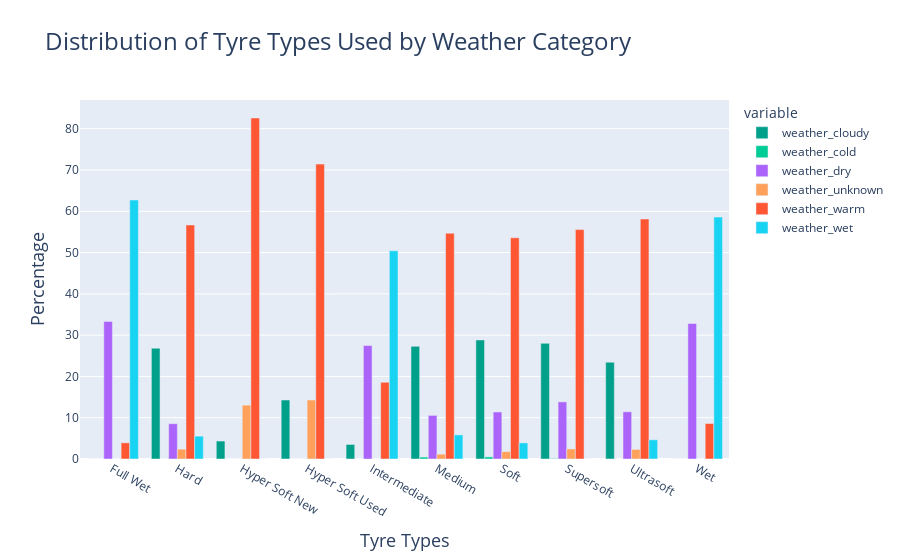

Notebook cell for this chart:
### Code cell
import plotly.express as px
import pandas as pd

# Assuming you have a DataFrame named merged_new_tyre_weather
# Extract the 'Tyres' and 'weather_category' columns
df_for_plot = merged_new_tyre_weather[['Tyres', 'weather_category']]

# Calculate the percentages
df_percentages = df_for_plot.groupby(['Tyres', 'weather_category']).size().unstack(fill_value=0)
df_percentages = df_percentages.div(df_percentages.sum(axis=1), axis=0) * 100

# Reset the index to make 'Tyres' a column again
df_percentages.reset_index(inplace=True)

# Define a custom color scale for the renamed columns
custom_color_scale = {
    'weather_warm': '#FF5733',    # Custom color for 'weather_warm'
    'weather_cloudy': '#00A08B',  # Custom color for 'weather_cloudy'
    # Add more custom colors for other categories as needed
}

# Create a grouped bar chart using Plotly Express with the custom color scale
fig = px.bar(df_percentages, x='Tyres', y=df_percentages.columns[1:],
             title='Distribution of Tyre Types Used by Weather Category',
             labels={'Tyres': 'Tyre Types', 'weather_warm': 'Weather Warm', 'weather_cloudy': 'Weather Cloudy'},
             color_discrete_map=custom_color_scale)  # Use the custom color scale

# Customize the layout, including font sizes for titles
fig.update_layout(xaxis_title='Tyre Types', yaxis_title='Percentage', barmode='group',
                  title_font=dict(size=24),  # Set the title font size to 24
                  xaxis_title_font=dict(size=18),  # Set the x-axis title font size to 18
                  yaxis_title_font=dict(size=18))  # Set the y-axis title font size to 18

# Show the interactive plot
fig.show()

### Figure 1 — Plotly figure (JSON) as saved in the notebook; plotly's stock layout.template omitted (floating-point values rounded to 4 significant figures)
{"data": [{"alignmentgroup": "True", "hovertemplate": "variable=weather_cloudy<br>Tyre Types=%{x}<br>value=%{y}<extra></extra>", "legendgroup": "weather_cloudy", "marker": {"color": "#00A08B", "pattern": {"shape": ""}}, "name": "weather_cloudy", "offsetgroup": "weather_cloudy", "orientation": "v", "showlegend": true, "textposition": "auto", "type": "bar", "x": ["Full Wet", "Hard", "Hyper Soft New", "Hyper Soft Used", "Intermediate", "Medium", "Soft", "Supersoft", "Ultrasoft", "Wet"], "xaxis": "x", "y": [0, 26.83, 4.348, 14.29, 3.521, 27.28, 28.83, 28.02, 23.45, 0], "yaxis": "y"}, {"alignmentgroup": "True", "hovertemplate": "variable=weather_cold<br>Tyre Types=%{x}<br>value=%{y}<extra></extra>", "legendgroup": "weather_cold", "marker": {"color": "#00cc96", "pattern": {"shape": ""}}, "name": "weather_cold", "offsetgroup": "weather_cold", "orientation": "v", "showlegend": true, "textposition": "auto", "type": "bar", "x": ["Full Wet", "Hard", "Hyper Soft New", "Hyper Soft Used", "Intermediate", "Medium", "Soft", "Supersoft", "Ultrasoft", "Wet"], "xaxis": "x", "y": [0, 0, 0, 0, 0, 0.4699, 0.5098, 0.1318, 0, 0], "yaxis": "y"}, {"alignmentgroup": "True", "hovertemplate": "variable=weather_dry<br>Tyre Types=%{x}<br>value=%{y}<extra></extra>", "legendgroup": "weather_dry", "marker": {"color": "#ab63fa", "pattern": {"shape": ""}}, "name": "weather_dry", "offsetgroup": "weather_dry", "orientation": "v", "showlegend": true, "textposition": "auto", "type": "bar", "x": ["Full Wet", "Hard", "Hyper Soft New", "Hyper Soft Used", "Intermediate", "Medium", "Soft", "Supersoft", "Ultrasoft", "Wet"], "xaxis": "x", "y": [33.33, 8.555, 0, 0, 27.46, 10.56, 11.39, 13.84, 11.43, 32.81], "yaxis": "y"}, {"alignmentgroup": "True", "hovertemplate": "variable=weather_unknown<br>Tyre Types=%{x}<br>value=%{y}<extra></extra>", "legendgroup": "weather_unknown", "marker": {"color": "#FFA15A", "pattern": {"shape": ""}}, "name": "weather_unknown", "offsetgroup": "weather_unknown", "orientation": "v", "showlegend": true, "textposition": "auto", "type": "bar", "x": ["Full Wet", "Hard", "Hyper Soft New", "Hyper Soft Used", "Intermediate", "Medium", "Soft", "Supersoft", "Ultrasoft", "Wet"], "xaxis": "x", "y": [0, 2.386, 13.04, 14.29, 0, 1.163, 1.784, 2.439, 2.326, 0], "yaxis": "y"}, {"alignmentgroup": "True", "hovertemplate": "variable=weather_warm<br>Tyre Types=%{x}<br>value=%{y}<extra></extra>", "legendgroup": "weather_warm", "marker": {"color": "#FF5733", "pattern": {"shape": ""}}, "name": "weather_warm", "offsetgroup": "weather_warm", "orientation": "v", "showlegend": true, "textposition": "auto", "type": "bar", "x": ["Full Wet", "Hard", "Hyper Soft New", "Hyper Soft Used", "Intermediate", "Medium", "Soft", "Supersoft", "Ultrasoft", "Wet"], "xaxis": "x", "y": [3.922, 56.69, 82.61, 71.43, 18.59, 54.69, 53.58, 55.57, 58.14, 8.594], "yaxis": "y"}, {"alignmentgroup": "True", "hovertemplate": "variable=weather_wet<br>Tyre Types=%{x}<br>value=%{y}<extra></extra>", "legendgroup": "weather_wet", "marker": {"color": "#19d3f3", "pattern": {"shape": ""}}, "name": "weather_wet", "offsetgroup": "weather_wet", "orientation": "v", "showlegend": true, "textposition": "auto", "type": "bar", "x": ["Full Wet", "Hard", "Hyper Soft New", "Hyper Soft Used", "Intermediate", "Medium", "Soft", "Supersoft", "Ultrasoft", "Wet"], "xaxis": "x", "y": [62.75, 5.538, 0, 0, 50.42, 5.837, 3.9, 0, 4.651, 58.59], "yaxis": "y"}], "layout": {"barmode": "group", "legend": {"title": {"text": "variable"}, "tracegroupgap": 0}, "title": {"font": {"size": 24}, "text": "Distribution of Tyre Types Used by Weather Category"}, "xaxis": {"anchor": "y", "domain": [0, 1], "title": {"font": {"size": 18}, "text": "Tyre Types"}}, "yaxis": {"anchor": "x", "domain": [0, 1], "title": {"font": {"size": 18}, "text": "Percentage"}}}}
